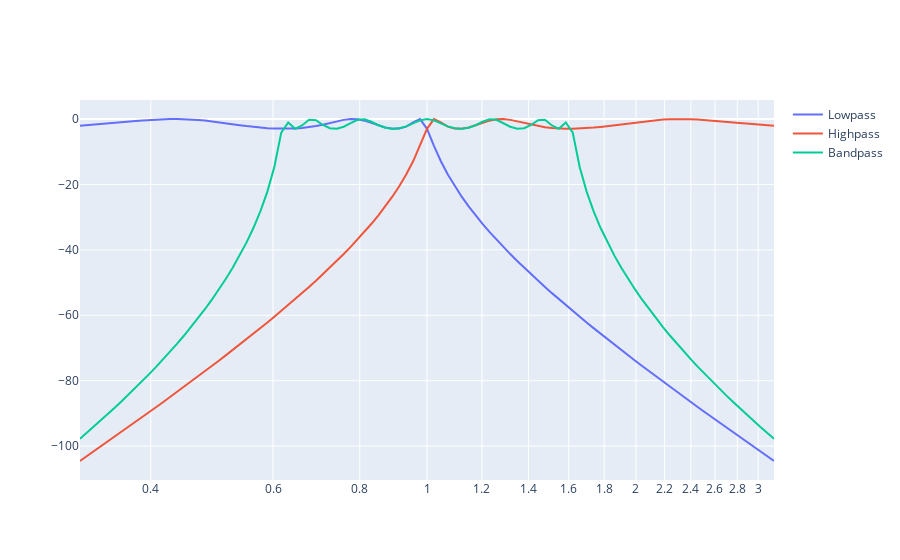

Notebook cell for this chart:
### Markdown cell above
Аналогично — для фильтра Чебышева порядка $N = 7$ и неравномерностью $\epsilon = 1$

### Code cell
freqs = np.logspace(-0.5, 0.5, 101)
zpk = sp.signal.cheb1ap(N = 7, rp = 10*np.log10(2))
w1, h1 = sp.signal.freqs_zpk(*zpk, worN = freqs)
w2, h2 = sp.signal.freqs_zpk(*sp.signal.lp2hp_zpk(*zpk), worN = freqs)
w3, h3 = sp.signal.freqs_zpk(*sp.signal.lp2bp_zpk(*zpk), worN = freqs)
fig = go.Figure(
    [
        go.Scatter(x = w1, y = 20*np.log10(np.abs(h1)), name = "Lowpass"),
        go.Scatter(x = w2, y = 20*np.log10(np.abs(h2)), name = "Highpass"),
        go.Scatter(x = w3, y = 20*np.log10(np.abs(h3)), name = "Bandpass")
    ]
)
fig.update_xaxes(type = "log")
fig.show()
